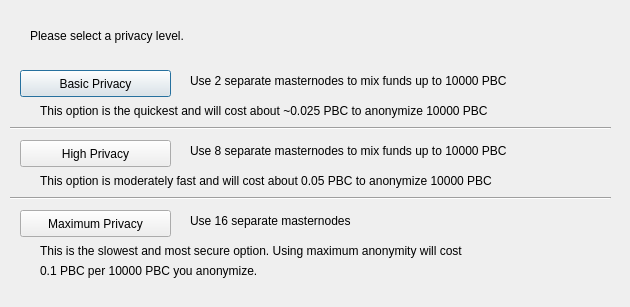
<?xml version="1.0" encoding="UTF-8"?>
<ui version="4.0">
 <class>ObfuscationConfig</class>
 <widget class="QDialog" name="ObfuscationConfig">
  <property name="geometry">
   <rect>
    <x>0</x>
    <y>0</y>
    <width>630</width>
    <height>307</height>
   </rect>
  </property>
  <property name="windowTitle">
   <string>Configure Obfuscation</string>
  </property>
  <widget class="QPushButton" name="buttonBasic">
   <property name="geometry">
    <rect>
     <x>20</x>
     <y>70</y>
     <width>151</width>
     <height>27</height>
    </rect>
   </property>
   <property name="text">
    <string>Basic Privacy</string>
   </property>
  </widget>
  <widget class="QPushButton" name="buttonHigh">
   <property name="geometry">
    <rect>
     <x>20</x>
     <y>140</y>
     <width>151</width>
     <height>27</height>
    </rect>
   </property>
   <property name="text">
    <string>High Privacy</string>
   </property>
  </widget>
  <widget class="QPushButton" name="buttonMax">
   <property name="geometry">
    <rect>
     <x>20</x>
     <y>210</y>
     <width>151</width>
     <height>27</height>
    </rect>
   </property>
   <property name="text">
    <string>Maximum Privacy</string>
   </property>
  </widget>
  <widget class="QLabel" name="label">
   <property name="geometry">
    <rect>
     <x>30</x>
     <y>20</y>
     <width>571</width>
     <height>31</height>
    </rect>
   </property>
   <property name="text">
    <string>Please select a privacy level.</string>
   </property>
  </widget>
  <widget class="QLabel" name="label_2">
   <property name="geometry">
    <rect>
     <x>190</x>
     <y>70</y>
     <width>421</width>
     <height>21</height>
    </rect>
   </property>
   <property name="text">
    <string>Use 2 separate masternodes to mix funds up to 10000 PBC</string>
   </property>
  </widget>
  <widget class="QLabel" name="label_3">
   <property name="geometry">
    <rect>
     <x>190</x>
     <y>140</y>
     <width>411</width>
     <height>21</height>
    </rect>
   </property>
   <property name="text">
    <string>Use 8 separate masternodes to mix funds up to 10000 PBC</string>
   </property>
  </widget>
  <widget class="QLabel" name="label_4">
   <property name="geometry">
    <rect>
     <x>190</x>
     <y>210</y>
     <width>421</width>
     <height>21</height>
    </rect>
   </property>
   <property name="text">
    <string>Use 16 separate masternodes</string>
   </property>
  </widget>
  <widget class="QLabel" name="label_6">
   <property name="geometry">
    <rect>
     <x>40</x>
     <y>100</y>
     <width>561</width>
     <height>21</height>
    </rect>
   </property>
   <property name="text">
    <string>This option is the quickest and will cost about ~0.025 PBC to anonymize 10000 PBC</string>
   </property>
  </widget>
  <widget class="QLabel" name="label_7">
   <property name="geometry">
    <rect>
     <x>40</x>
     <y>170</y>
     <width>561</width>
     <height>21</height>
    </rect>
   </property>
   <property name="text">
    <string>This option is moderately fast and will cost about 0.05 PBC to anonymize 10000 PBC</string>
   </property>
  </widget>
  <widget class="QLabel" name="label_8">
   <property name="geometry">
    <rect>
     <x>40</x>
     <y>240</y>
     <width>561</width>
     <height>21</height>
    </rect>
   </property>
   <property name="text">
    <string>This is the slowest and most secure option. Using maximum anonymity will cost</string>
   </property>
  </widget>
  <widget class="QLabel" name="label_9">
   <property name="geometry">
    <rect>
     <x>40</x>
     <y>260</y>
     <width>561</width>
     <height>21</height>
    </rect>
   </property>
   <property name="text">
    <string>0.1 PBC per 10000 PBC you anonymize.</string>
   </property>
  </widget>
  <widget class="Line" name="line">
   <property name="geometry">
    <rect>
     <x>10</x>
     <y>120</y>
     <width>601</width>
     <height>16</height>
    </rect>
   </property>
   <property name="orientation">
    <enum>Qt::Horizontal</enum>
   </property>
  </widget>
  <widget class="Line" name="line_2">
   <property name="geometry">
    <rect>
     <x>10</x>
     <y>190</y>
     <width>601</width>
     <height>16</height>
    </rect>
   </property>
   <property name="orientation">
    <enum>Qt::Horizontal</enum>
   </property>
  </widget>
 </widget>
 <resources/>
 <connections/>
</ui>
